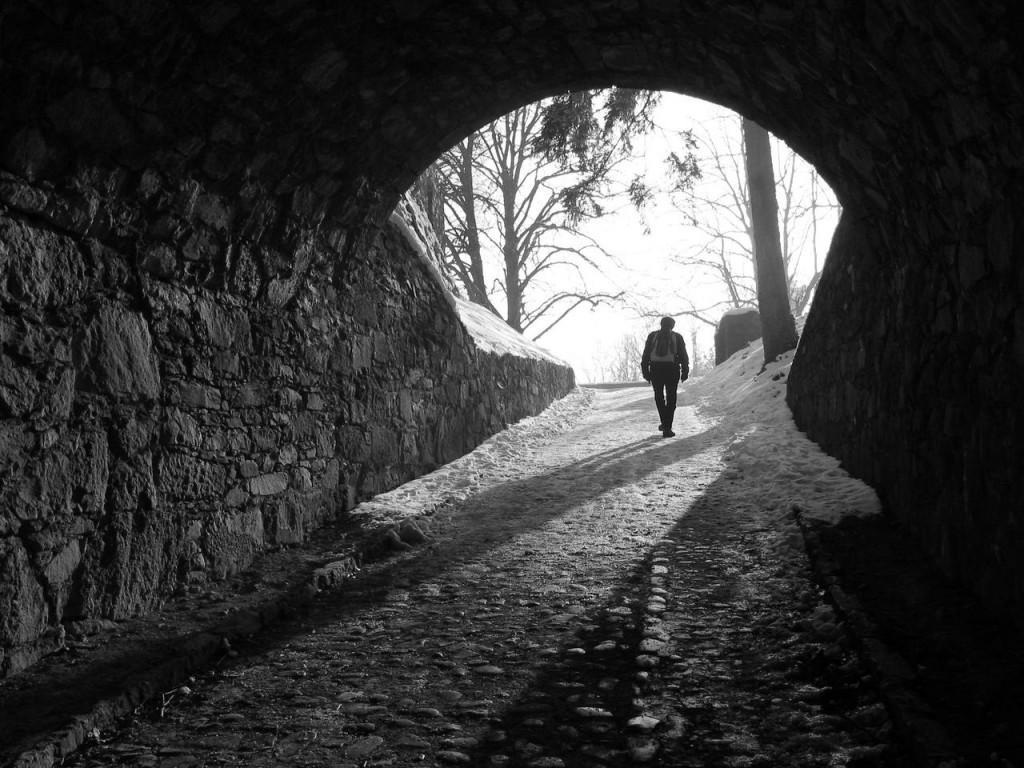
#> input picture lab4/homo.jpg, 1024 x 768 px, found by its file name
$ python lab4.py
#> lines starting #> are read from the running program, lines starting #| are printed output that depends on the picture
# -*- coding: utf-8 -*-
"""Class.ipynb

Automatically generated by Colaboratory.

Original file is located at
    https://colab.research.google.com/drive/11lYaOKQTo7abkGhyFN2H2QlMC20ZoeQ_
"""

# -*- coding: utf-8 -*-
"""
Created on Tue Jun  7 18:49:01 2022

@author: Sunanda Das
"""

import cv2


# [35 lines left out: function click_event, not called in this run]


img = cv2.imread('', 0)
cv2.imshow('image', img)
cv2.setMouseCallback('image', click_event)
cv2.waitKey(0)
cv2.destroyAllWindows()

import cv2
import numpy as np
import matplotlib.pyplot as plt

img = cv2.imread('C:\\Users\\Zahim\\Desktop\\Image Lab Test\\homo.jpg', 0)
#> img is the input picture: shape (768, 1024); min 0, max 255, mean 56.8

plt.imshow(img, cmap='gray')
plt.title('Input')
plt.show()

dft = cv2.dft(np.float32(img), flags=cv2.DFT_COMPLEX_OUTPUT)
magnitude = np.log(cv2.magnitude(dft[:, :, 0], dft[:, :, 1]))
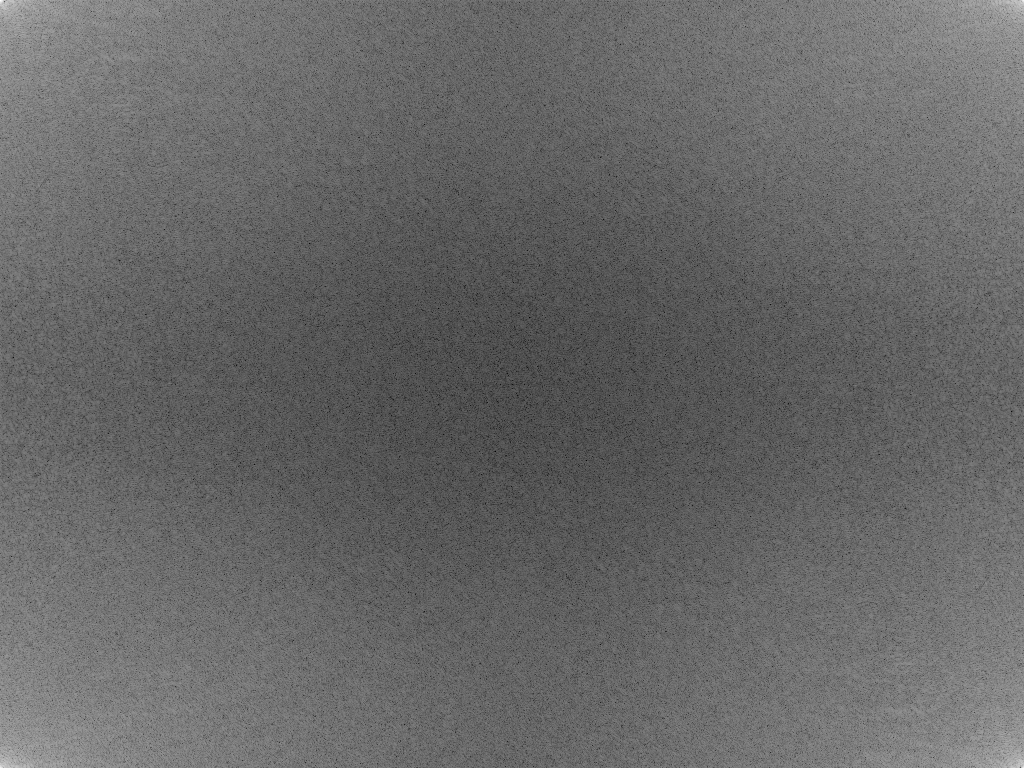
#> magnitude: shape (768, 1024) float32; min 2.52, max 17.61, mean 8.67; drawn with min black and max white

plt.imshow(magnitude, cmap='gray')
plt.title('Magnitude')
plt.show()

dft_shift = np.fft.fftshift(dft)
magnitude_specturm = np.log(cv2.magnitude(dft_shift[:, :, 0], dft_shift[:, :, 1]))
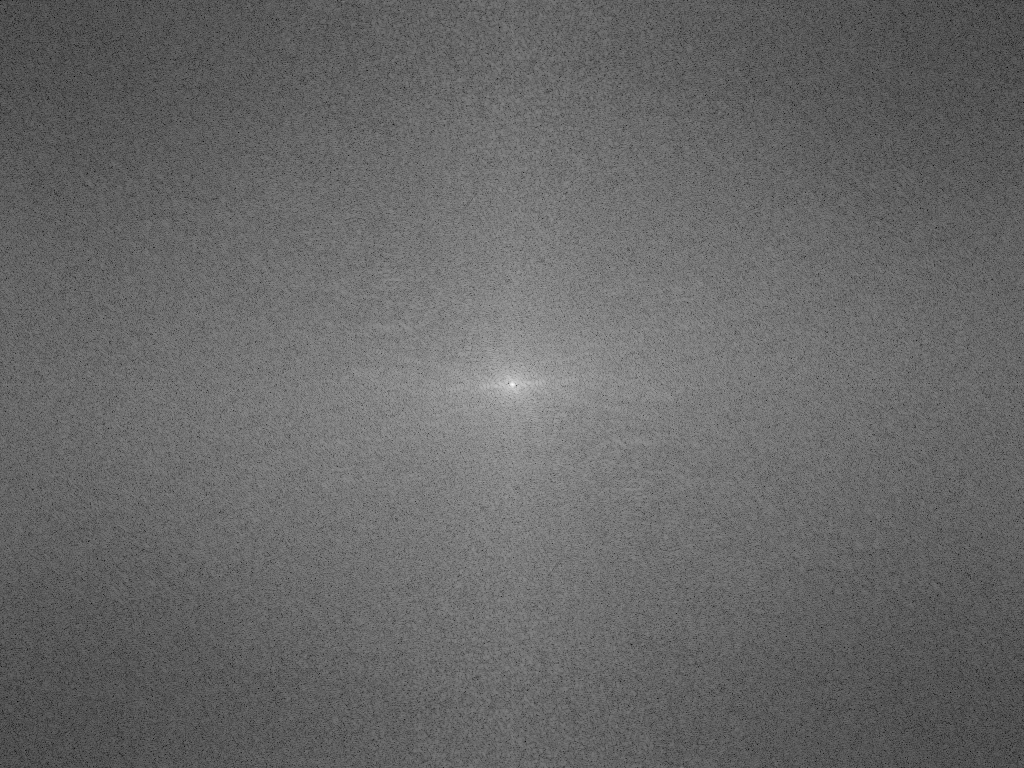
#> magnitude_specturm: shape (768, 1024) float32; min 2.52, max 17.61, mean 8.67; drawn with min black and max white

plt.imshow(magnitude_specturm, cmap='gray')
plt.title('Magnitude Specturm after Shift')
plt.show()

##wrong method
d0 = 25
n = 1

butter_filter = np.ones(img.shape)

center_i, center_j = img.shape[0] // 2, img.shape[1] // 2
#> center_i = 384; center_j = 512

u = [350, 250, 180, 310]
v = [310, 470, 400, 400]
u2 = []
v2 = []

for i in range(len(u)):
  u2.append(img.shape[0] - u[i])
  v2.append(img.shape[1] - v[i])
#> after the loop, u2 = [418, 518, 588, 458]; v2 = [714, 554, 624, 624]

for i in range(img.shape[0]):
    for j in range(img.shape[1]):
        prod = 1
        for k in range(4):
            D1 = np.sqrt((i - u[k]) ** 2 + (j - v[k]) ** 2)
            D2 = np.sqrt((i - u2[k]) ** 2 + (j - v2[k]) ** 2)
            val = (1 / (1 + (d0 / D1) ** (2*n))) * (1 / (1 + (d0 / D2) ** (2*n)))
            prod *= val
        butter_filter[i, j] = prod
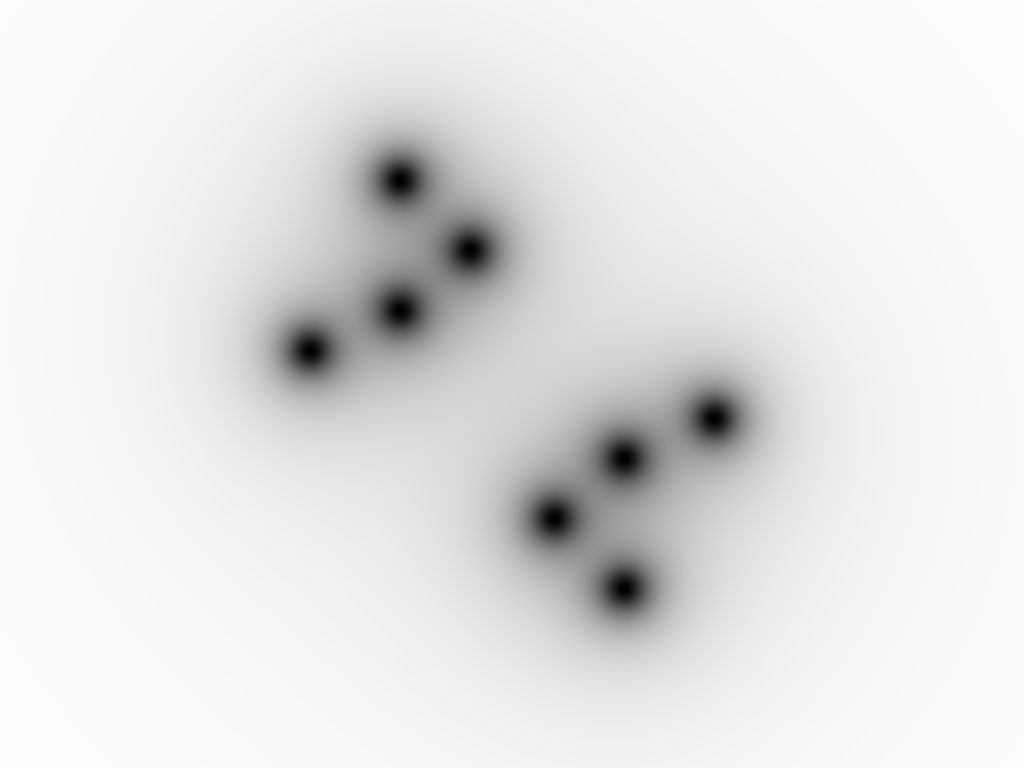
#> butter_filter: shape (768, 1024) float64; min 0, max 0.988, mean 0.894

plt.imshow(butter_filter, cmap='gray')
plt.title('Notch Filer')
plt.show()

# dft_shift[:, :, 0] = dft_shift[:, :, 0] * butter_filter
#> (the run stopped early here; a loop or call above may not have finished)
